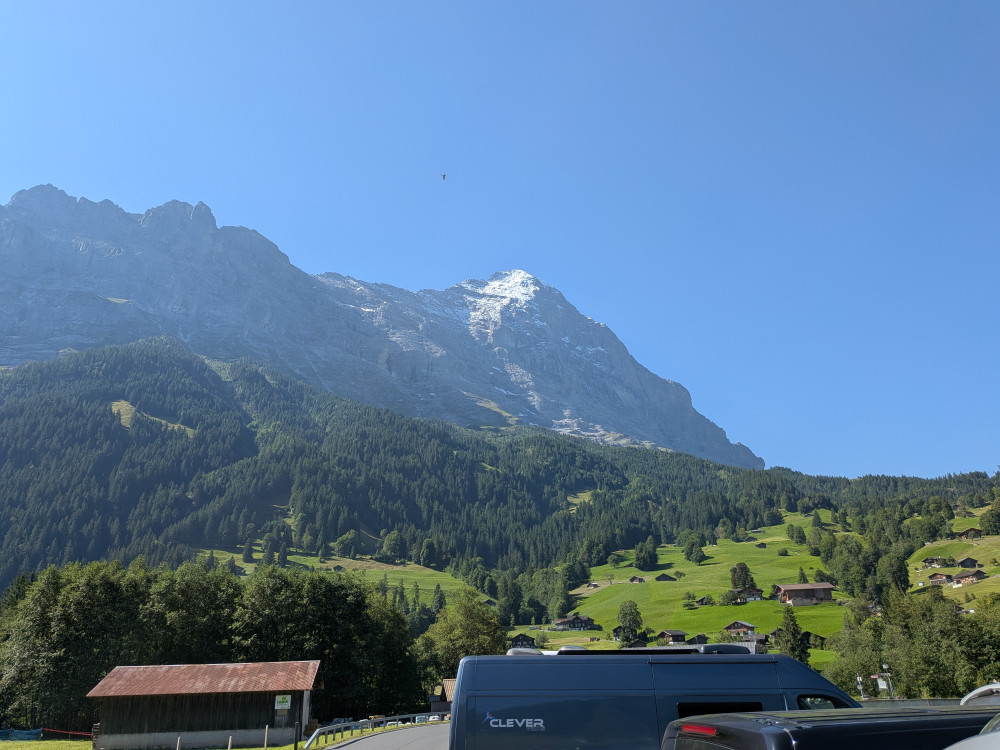
#> input picture images/PXL_20250809_083734162.jpg, 4000 x 3000 px (shown at 1/4 size); its folder holds only this picture in this run
$ python main.py   (older library calls are emulated)
#> lines starting #> are read from the running program, lines starting #| are printed output that depends on the picture; after the words box and inside, x2 and y2 are one past the last pixel; in counts of white or black regions, pixels touching at a corner belong together
import cv2
from pathlib import Path

image_paths = sorted(Path("images").glob("*.jpg"))

for image_path in image_paths:
    img = cv2.imread(str(image_path))
#> img is the input picture: shape (3000, 4000, 3); mean B, G, R 155.5, 124.2, 92.4
    img = cv2.resize(img, (800, 600))
#> img: shape (600, 800, 3)

    hsv = cv2.cvtColor(img, cv2.COLOR_BGR2HSV)
#> hsv: shape (600, 800, 3); mean H, S, V 94, 112.1, 161.3

    # [9 lines of commented-out code are left out]

    blue = img[:, :, 0]
    top_rows_blue = blue[0:100, :]
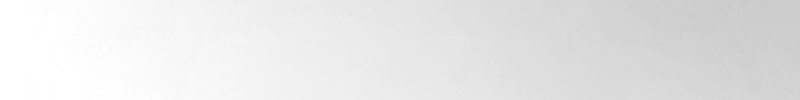
#> top_rows_blue: shape (100, 800); min 198, max 255, mean 231
    mean_top_blue = int(top_rows_blue.mean())
#> mean_top_blue = 230
    _, thresh_blue = cv2.threshold(blue, mean_top_blue - 20, 255, cv2.THRESH_BINARY) # type: ignore
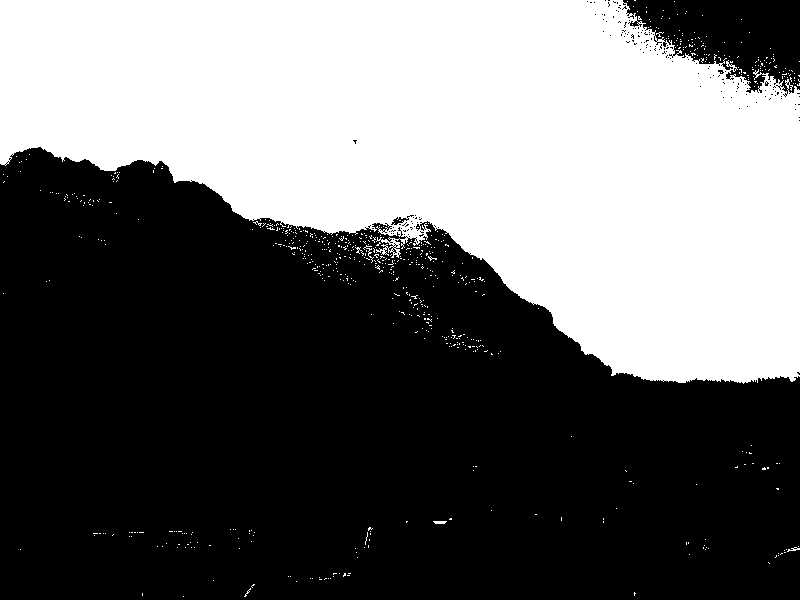
#> thresh_blue: shape (600, 800); 41.6% white; 703 white regions (698 under 20 px), largest, box (x1, y1, x2, y2) and area: (0, 0, 800, 384) 198191, (363, 245, 374, 263) 39, (433, 521, 447, 524) 36, (787, 547, 800, 552) 28, (355, 247, 364, 256) 25

    saturation = hsv[:, :, 1]
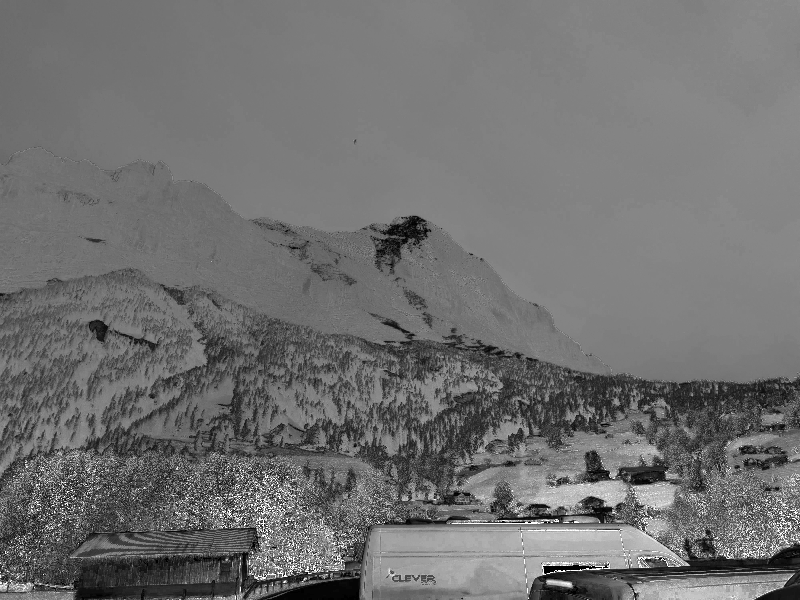
#> saturation: shape (600, 800); min 0, max 255, mean 112.1
    _, thresh_saturation = cv2.threshold(saturation, 50, 255, cv2.THRESH_BINARY) # type: ignore
#> thresh_saturation: shape (600, 800); 92.9% white; 3588 black regions (3422 under 20 px), largest, box (x1, y1, x2, y2) and area: (67, 552, 250, 600) 4687, (537, 539, 800, 600) 4032, (658, 379, 800, 422) 2005

    _, low_sat = cv2.threshold(saturation, 10, 255, cv2.THRESH_BINARY_INV) # type: ignore
#> low_sat: shape (600, 800); 0.5% white; 325 white regions (315 under 20 px), largest, box (x1, y1, x2, y2) and area: (270, 578, 360, 600) 1193, (543, 565, 602, 574) 228, (81, 594, 112, 600) 64

    thresh_saturation = cv2.bitwise_or(thresh_saturation, low_sat)
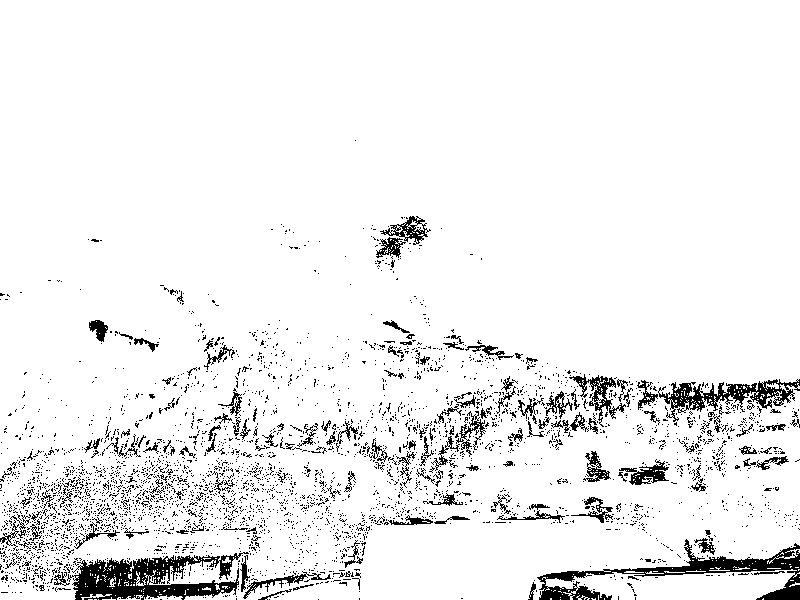
#> thresh_saturation: shape (600, 800); 93.4% white; black in thin lines or dots, all inside (x1, y1, x2, y2) = (0, 140, 800, 600)

    hue = hsv[:, :, 0]
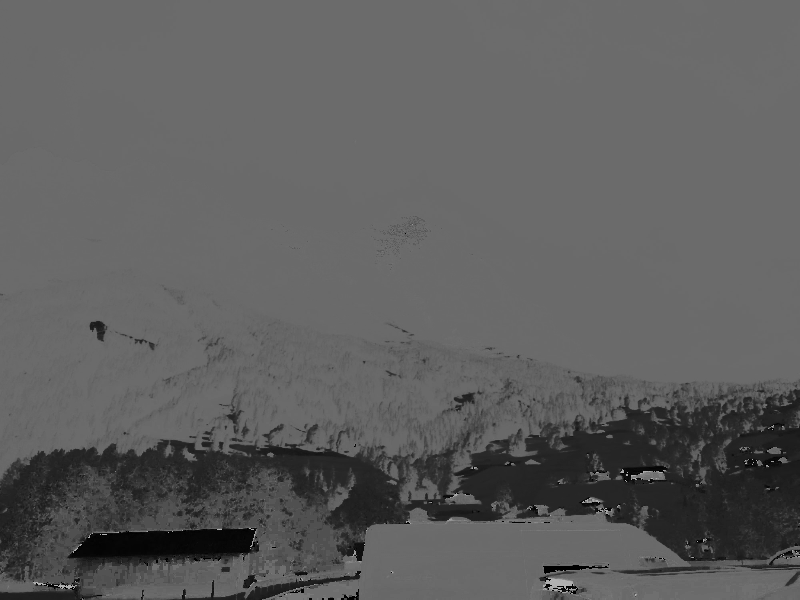
#> hue: shape (600, 800); min 0, max 179, mean 94
    mask_green = cv2.inRange(hue, 35, 85) # type: ignore
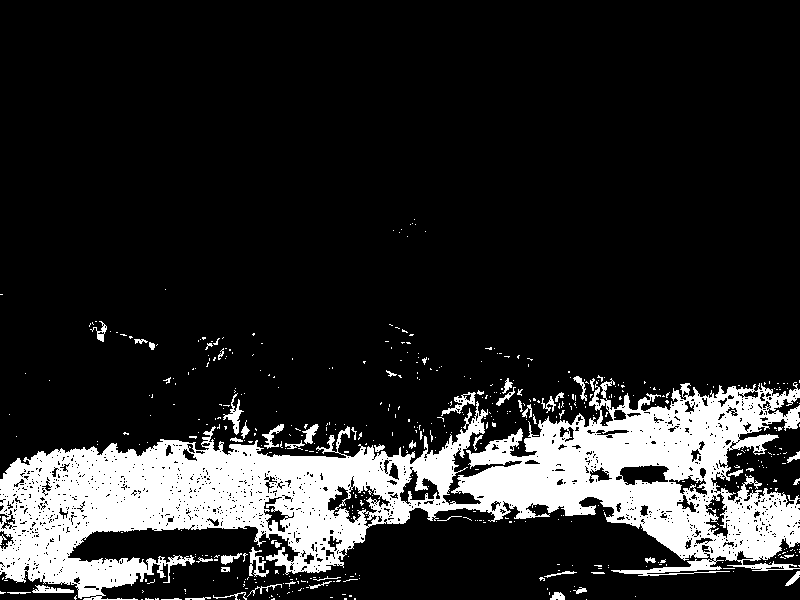
#> mask_green: shape (600, 800); 16.1% white; 526 white regions (470 under 20 px), largest, box (x1, y1, x2, y2) and area: (0, 378, 800, 600) 72305, (223, 393, 244, 435) 260, (249, 547, 269, 577) 258

    mask = cv2.bitwise_and(thresh_blue, thresh_saturation)
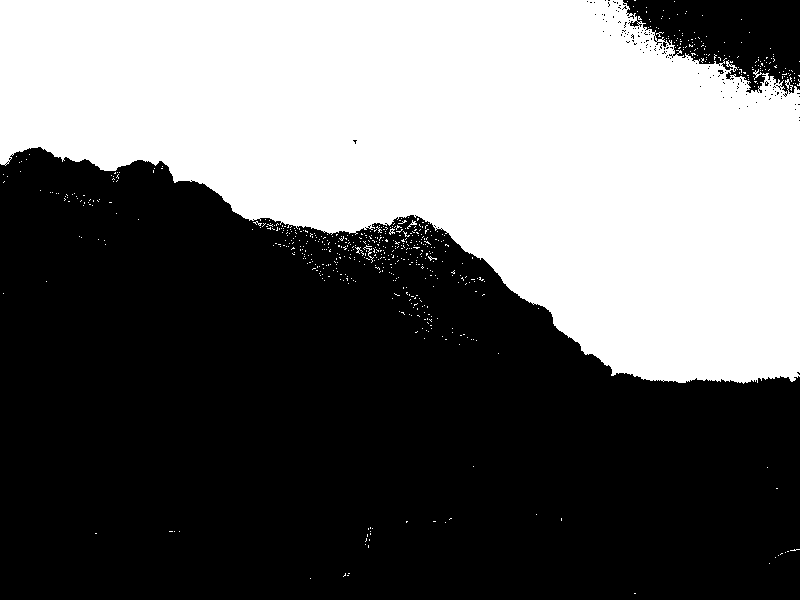
#> mask: shape (600, 800); 41.4% white; 652 white regions (647 under 20 px), largest, box (x1, y1, x2, y2) and area: (0, 0, 800, 384) 197314, (363, 245, 374, 263) 39, (407, 220, 417, 229) 26, (355, 247, 364, 256) 25, (389, 228, 395, 235) 20
    mask = cv2.bitwise_and(mask, cv2.bitwise_not(mask_green))
#> mask: shape (600, 800); 41.4% white; 649 white regions (646 under 20 px), largest, box (x1, y1, x2, y2) and area: (0, 0, 800, 384) 197314, (363, 245, 374, 263) 39, (355, 247, 364, 256) 25

    cv2.imshow("blue", blue)
    cv2.imshow("mask", mask)


    # [17 lines of commented-out code are left out]

    key = cv2.waitKey(0) & 0xFF
#> (key q is pressed here)

    if key == ord('q'):
        break

cv2.destroyAllWindows()

$ run again, on images/PXL_20250809_084059113.jpg
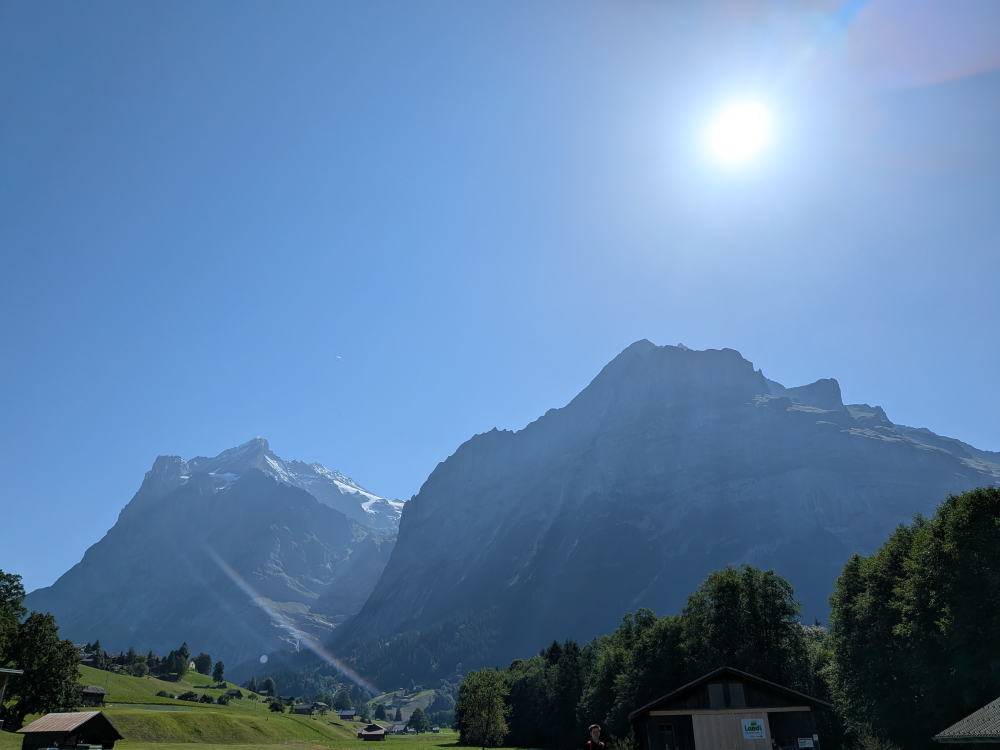
#> input picture images/PXL_20250809_084059113.jpg, 4000 x 3000 px (shown at 1/4 size)
#> img is the input picture: shape (3000, 4000, 3); mean B, G, R 165.2, 127.2, 93.5
#> img: shape (600, 800, 3)
#> hsv: shape (600, 800, 3); mean H, S, V 101.5, 120.4, 166.7
#> `top_rows_blue = blue[0:100, :]`:
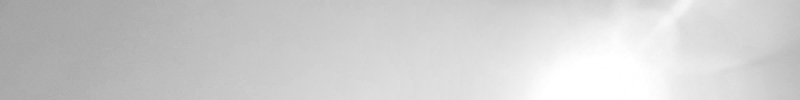
#> top_rows_blue: shape (100, 800); min 156, max 255, mean 207.6
#> mean_top_blue = 207
#> thresh_blue: shape (600, 800); 53.2% white; 264 black regions (260 under 20 px), largest, box (x1, y1, x2, y2) and area: (0, 271, 800, 600) 196764, (0, 0, 231, 249) 27194, (791, 46, 800, 57) 33, (17, 226, 29, 235) 31
#> low_sat: shape (600, 800); 0.52% white; 154 white regions (146 under 20 px), largest, box (x1, y1, x2, y2) and area: (568, 82, 615, 130) 1728, (576, 566, 617, 579) 158, (554, 569, 573, 573) 43
#> mask_green: shape (600, 800); 6.3% white; 301 white regions (270 under 20 px), largest, box (x1, y1, x2, y2) and area: (0, 470, 427, 600) 13235, (614, 390, 800, 578) 7427, (462, 452, 633, 566) 3676
#> `mask = cv2.bitwise_and(thresh_blue, thresh_saturation)`:
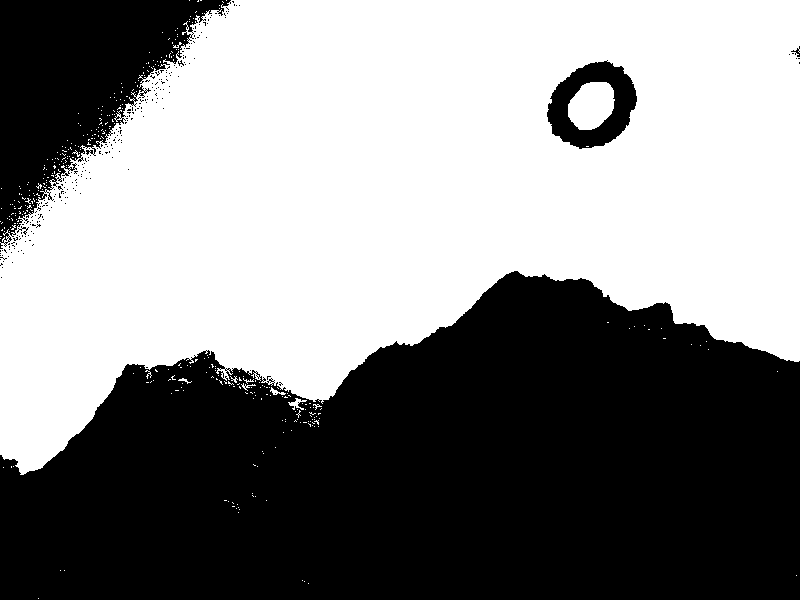
#> mask: shape (600, 800); 52.3% white; 255 black regions (250 under 20 px), largest, box (x1, y1, x2, y2) and area: (0, 271, 800, 600) 196988, (0, 0, 231, 249) 27194, (547, 60, 637, 149) 4044, (791, 46, 800, 57) 33, (17, 226, 29, 235) 31

$ run again, on images/PXL_20250809_130030258.jpg
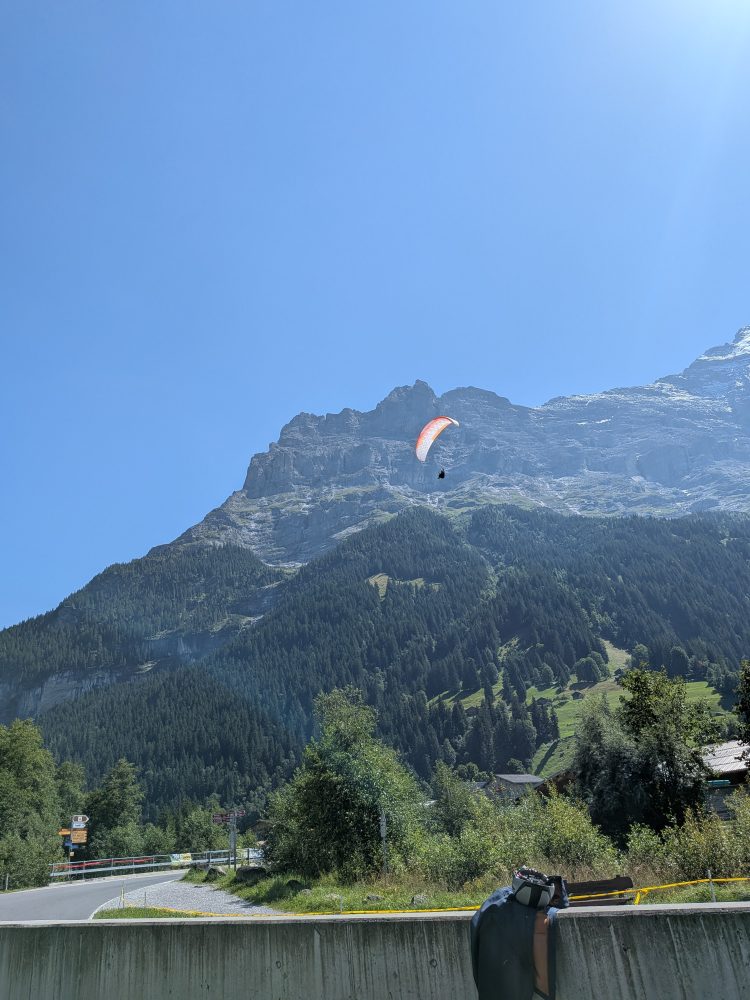
#> input picture images/PXL_20250809_130030258.jpg, 3000 x 4000 px (shown at 1/4 size)
#> img is the input picture: shape (4000, 3000, 3); mean B, G, R 162.3, 130.7, 98.9
#> img: shape (600, 800, 3)
#> hsv: shape (600, 800, 3); mean H, S, V 96.1, 100.2, 165.9
#> `top_rows_blue = blue[0:100, :]`:
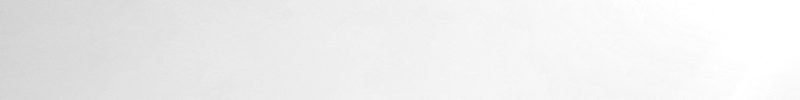
#> top_rows_blue: shape (100, 800); min 205, max 255, mean 238.2
#> mean_top_blue = 238
#> thresh_blue: shape (600, 800); 43.7% white; 1221 white regions (1206 under 20 px), largest, box (x1, y1, x2, y2) and area: (0, 0, 800, 378) 206539, (444, 252, 474, 276) 187, (770, 445, 795, 463) 132
#> low_sat: shape (600, 800); 0.71% white in thin lines or dots, all inside (x1, y1, x2, y2) = (0, 251, 800, 598)
#> mask_green: shape (600, 800); 16.9% white; 516 white regions (469 under 20 px), largest, box (x1, y1, x2, y2) and area: (0, 384, 800, 548) 52987, (0, 541, 508, 600) 21653, (679, 529, 800, 544) 940
#> `mask = cv2.bitwise_and(thresh_blue, thresh_saturation)`:
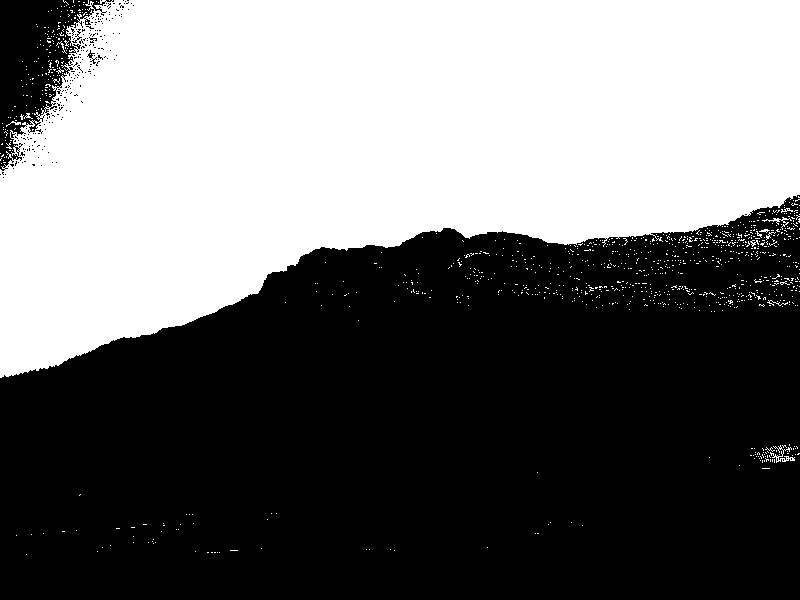
#> mask: shape (600, 800); 43.5% white; 1038 white regions (1027 under 20 px), largest, box (x1, y1, x2, y2) and area: (0, 0, 800, 378) 206276, (770, 445, 795, 463) 129, (762, 217, 792, 230) 78

$ run again, on images/PXL_20250824_101412931.jpg
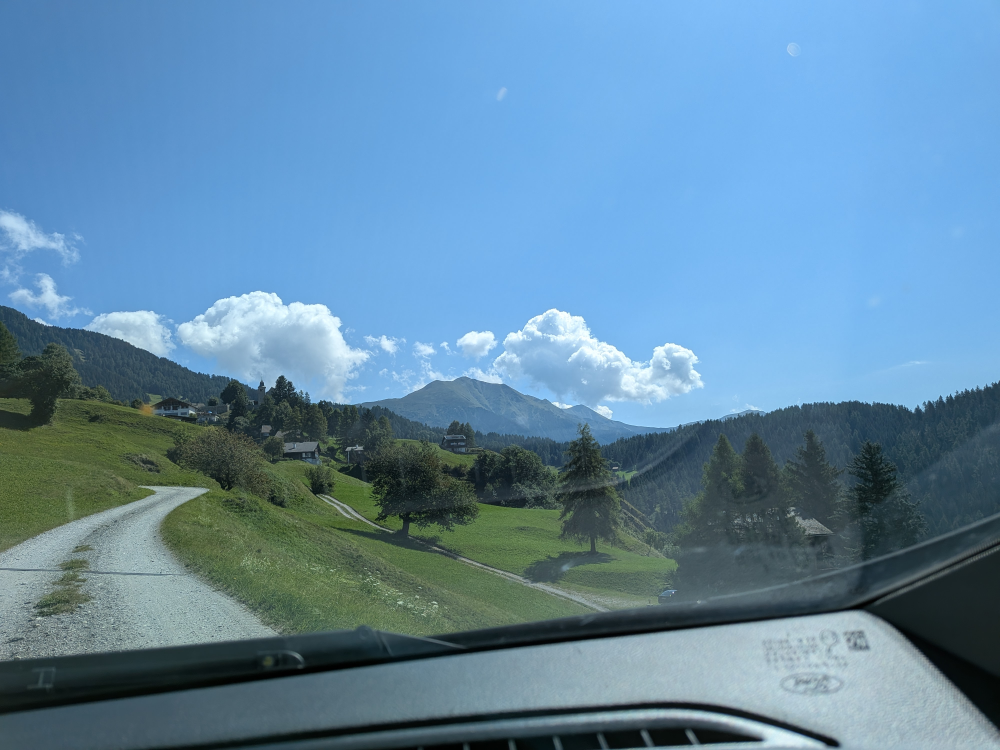
#> input picture images/PXL_20250824_101412931.jpg, 4000 x 3000 px (shown at 1/4 size)
#> img is the input picture: shape (3000, 4000, 3); mean B, G, R 164.5, 137.3, 98.2
#> img: shape (600, 800, 3)
#> hsv: shape (600, 800, 3); mean H, S, V 95.2, 102.8, 168.1
#> mean_top_blue = 223
#> thresh_blue: shape (600, 800); 47.8% white; 880 white regions (870 under 20 px), largest, box (x1, y1, x2, y2) and area: (0, 0, 800, 342) 221555, (563, 493, 705, 591) 5277, (536, 570, 657, 599) 703
#> low_sat: shape (600, 800); 0.07% white in thin lines or dots, all inside (x1, y1, x2, y2) = (3, 248, 700, 600)
#> mask_green: shape (600, 800); 14.2% white; 498 white regions (461 under 20 px), largest, box (x1, y1, x2, y2) and area: (0, 257, 544, 510) 60623, (0, 535, 237, 572) 1479, (24, 446, 77, 497) 1447
#> `mask = cv2.bitwise_and(thresh_blue, thresh_saturation)`:
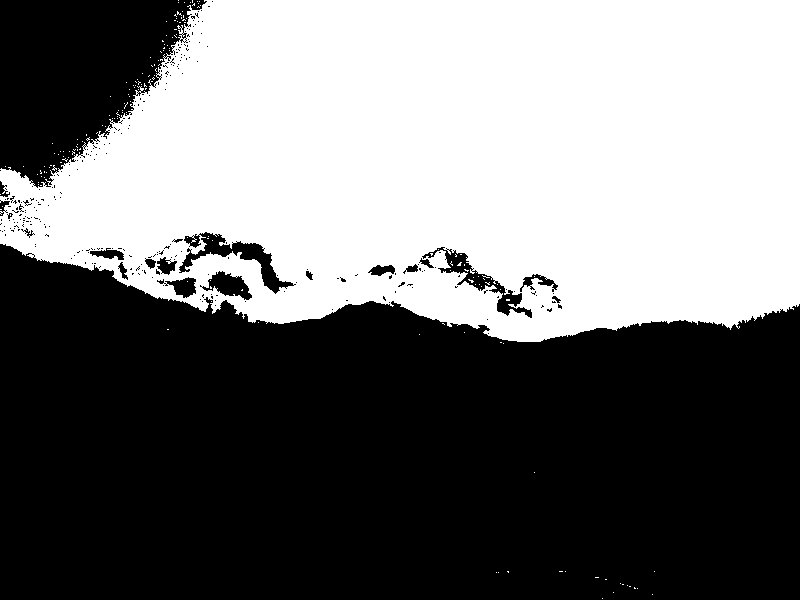
#> mask: shape (600, 800); 45.2% white; 178 white regions (177 under 20 px), largest, box (x1, y1, x2, y2) and area: (0, 0, 800, 342) 216680
